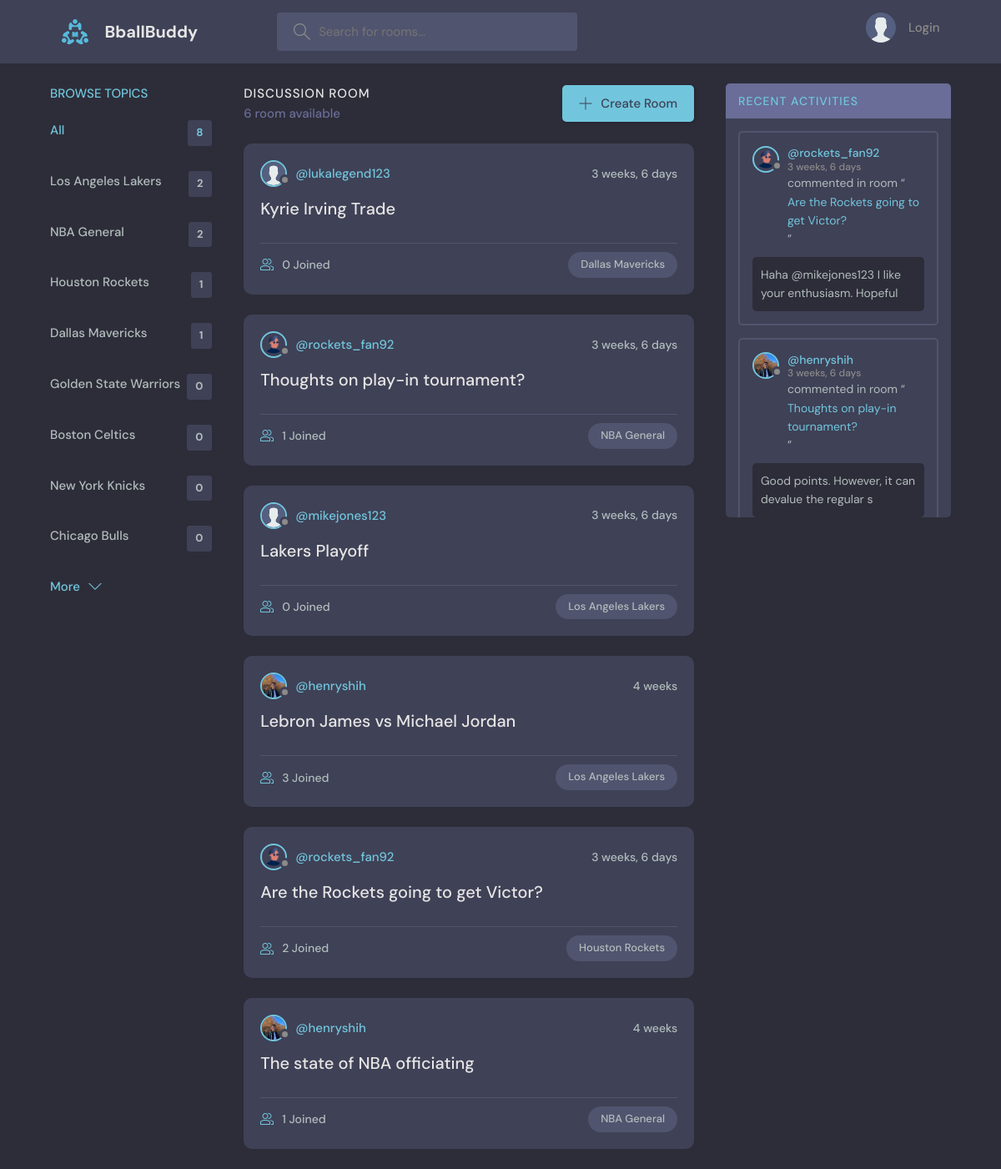
The app's page /, older data.
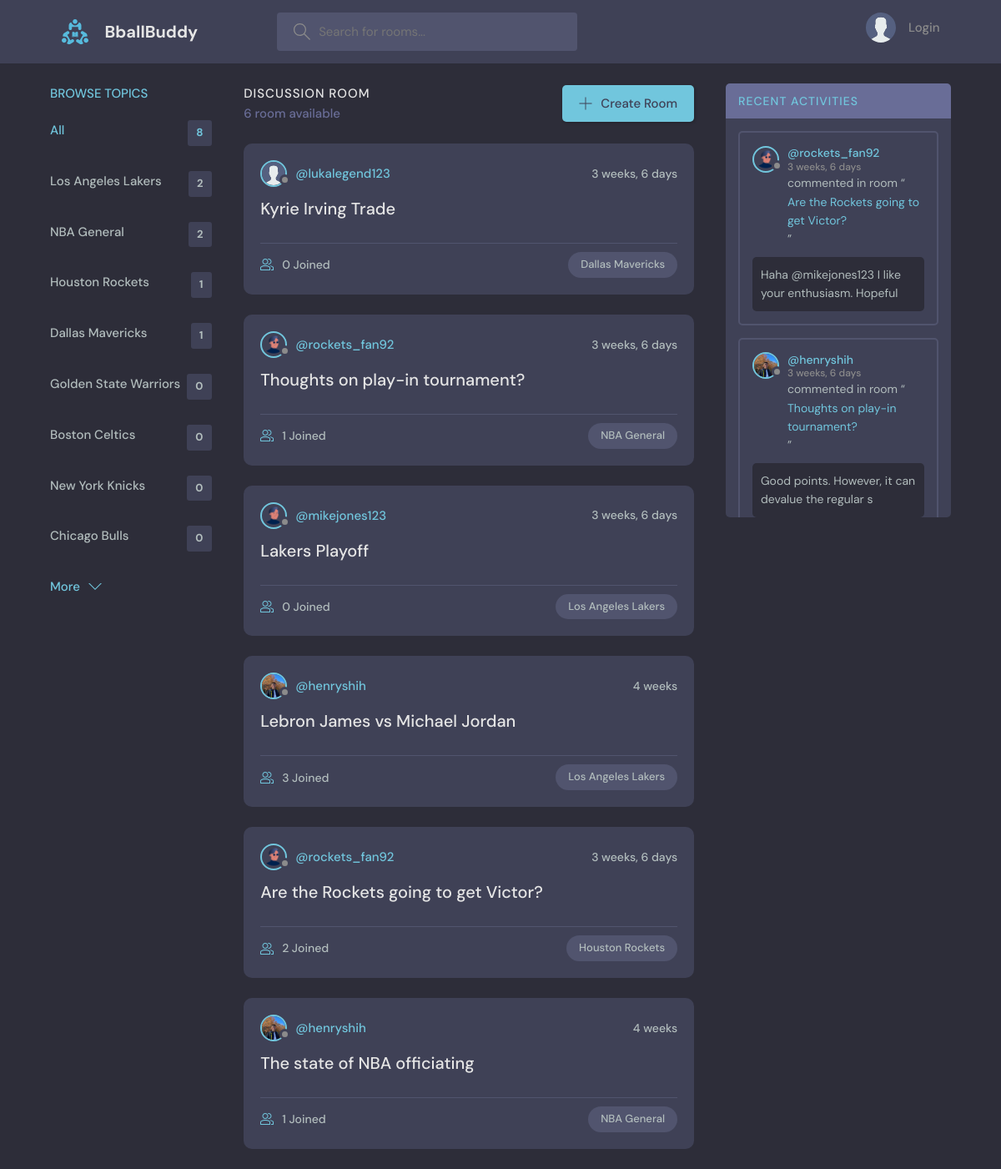
The same page, newer data.
### base/models.py (models this page shows, shortened)
class Room(models.Model):
    host = models.ForeignKey(User, on_delete=models.SET_NULL, null=True)
    topic = models.ForeignKey(Topic, on_delete=models.SET_NULL, null=True)
    name = models.CharField(max_length=200)
    description = models.TextField(null=True, blank=True)
    participants = models.ManyToManyField(User, related_name='participants', blank=True)
    updated = models.DateTimeField(auto_now=True)
    created = models.DateTimeField(auto_now_add=True)
    class Meta:
        ordering = ['-updated', '-created']
    def __str__(self):
        return self.name

class Profile(models.Model):
    user = models.OneToOneField(User, null=True, on_delete=models.CASCADE)
    name = models.CharField(max_length=200, null=True, blank=True)
    email = models.EmailField(unique=True, null=True)
    date_created = models.DateTimeField(auto_now_add=True, null=True)
    bio = models.TextField(null=True)
    avatar = models.ImageField(null=True, default="avatar.svg")

class Topic(models.Model):
    name = models.CharField(max_length=200)

### base/views.py (the view)
# urls.py: path('',views.home,name='home'),
def home(request):
    q = request.GET.get('q') if request.GET.get('q') != None else ''
    rooms = Room.objects.filter(Q(topic__name__icontains=q) |
                                Q(name__icontains=q) |
                             Q(description__icontains=q))
    topics = Topic.objects.all()[0:8]
    room_count = rooms.count()
    room_messages = Message.objects.filter(Q(room__topic__name__icontains=q))[0:10]
    context = {'rooms':rooms, 'topics':topics, 'room_count':room_count, 'room_messages':room_messages}
    return render(request,'base/home.html',context)

### base/models.py (called while the page is built)
    def __str__(self):
        return self.body[0:50]

### base/templates/base/home.html (shortened to what this page needs)
{%extends 'main.html'%} {%block content%}
<main class="layout layout--3">
  <div class="container">
    {%include 'base/topics_component.html'%}
    <div class="roomList">
      <div class="roomList__header">
        <div>
          <h2>Discussion Room</h2>
          <p>{{room_count}} room available</p>
        </div>
        <a class="btn btn--main" href="{%url 'create-room'%}">
          <svg
            version="1.1"
            xmlns="http://www.w3.org/2000/svg"
            width="32"
            height="32"
            viewBox="0 0 32 32"
          >
            <title>add</title>
            <path
              d="M16.943 0.943h-1.885v14.115h-14.115v1.885h14.115v14.115h1.885v-14.115h14.115v-1.885h-14.115v-14.115z"
            ></path>
          </svg>
          Create Room
        </a>
      </div>
      {%include 'base/feed_component.html'%}
    </div>
    <div class="activities-page scroll">
      {% include 'base/activity_component.html' %}
    </div>
  </div>
</main>
{%endblock%}

### base/templates/base/feed_component.html (shortened to what this page needs)
{%for room in rooms%}
<div class="roomListRoom">
  <div class="roomListRoom__header">
    <a href="{%url 'user-profile' room.host.id%}" class="roomListRoom__author">
      <div class="avatar avatar--small">
        <img src="{{room.host.profile.avatar.url}}" />
      </div>
      <span>@{{room.host.username}}</span>
    </a>
    <div class="roomListRoom__actions">
      <span>{{room.created|timesince}}</span>
    </div>
  </div>
  <div class="roomListRoom__content">
    <a href="{%url 'room' room.id %}">{{room.name}}</a>
  </div>
  <div class="roomListRoom__meta">
    <a href="{%url 'room' room.id %}" class="roomListRoom__joined">
      {{room.participants.all.count}} Joined
    </a>
    <p class="roomListRoom__topic">{{room.topic.name}}</p>
  </div>
</div>
{% endfor %}

Row changes from the older to the newer data that the page shows:
changed through a linked row, Room "Lakers Playoff": host.profile.avatar: picture added in place of a placeholder
